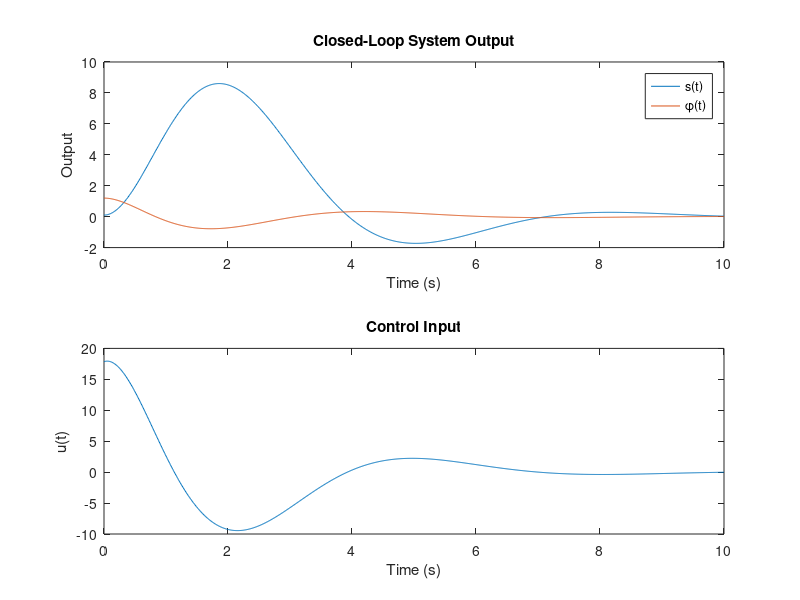

This chart was generated by the following MATLAB code: (Note: this script raises an error after producing the figure.)
%%
M = 1; % 质量
L = 0.842; % 摆长
F = 1; % 摩擦系数
g = 9.8093; % 重力加速度

% 非线性系统方程
% x = [s; ds; phi; dphi]
% u = mu

% 线性化系统
A = [0 1 0 0;
     0 -F/M 0 0;
     0 0 0 1;
     0 F/(M*L) g/L 0];
B = [0; 1/M; 0; -1/(M*L)];
C = [1 0 0 0;
     0 0 1 0];
D = [0; 0];

% 状态空间表示
sys = ss(A, B, C, D);

% 设计状态反馈控制器
% 选择期望的闭环极点
desired_poles = [-1+1i; -1-1i; -0.6+1i; -0.6-1i];
K = place(A, B, desired_poles);

% 闭环系统
A_cl = A - B*K;
sys_cl = ss(A_cl, B, C, D);

% 仿真初始条件
x0 = [0.1; 0; 1.2; 0]; % 初始状态
t = 0:0.01:10; % 时间范围

% 仿真闭环系统
[y, t, x] = initial(sys_cl, x0, t);

% 计算控制输入
u = -K*x';

% 绘图
figure;
subplot(2,1,1);
plot(t, y);
title('Closed-Loop System Output');
xlabel('Time (s)');
ylabel('Output');
legend('s(t)', '\phi(t)');

subplot(2,1,2);
plot(t, u);
title('Control Input');
xlabel('Time (s)');
ylabel('u(t)');
%% Simulate the non-linear system use the same K
     tspan = [0 10]; % 从0到10秒

    % 仿真
    [t, x] = ode45(@(t, x) inverted_pendulum_dynamics(t, x, K), tspan, x0);

    % 绘图
    figure;
    subplot(2, 1, 1);
    plot(t, x(:, 1));
    title('Position s(t)');
    xlabel('Time (s)');
    ylabel('Position (m)');

    subplot(2, 1, 2);
    plot(t, x(:, 3));
    title('Angle \phi(t)');
    xlabel('Time (s)');
    ylabel('Angle (rad)');
%%
reachability_matrix = ctrb(A, B);
% 检查可达性
if rank(reachability_matrix) == size(A, 1)
    disp('The pair (A, B) is reachable.');
else
    disp('The pair (A, B) is not reachable.');
end

% 可观测性矩阵
observability_matrix = obsv(A, C);

% 检查可观测性
if rank(observability_matrix) == size(A, 1)
    disp('The pair (A, C) is observable.');
else
    disp('The pair (A, C) is not observable.');
end

function dx = inverted_pendulum_dynamics(t, x, K)
    % 系统参数
    M = 1;
    L = 0.842;
    F = 1;
    g = 9.8093;

    % 状态变量
    s = x(1);
    ds = x(2);
    phi = x(3);
    dphi = x(4);

    % 控制输入
    u = -K * x;

    % 状态方程
    dx = [ds;
          (u - F*ds) / M;
          dphi;
          (g*sin(phi))/L - 1/L*((u - F*ds) / M)*cos(phi)];
end